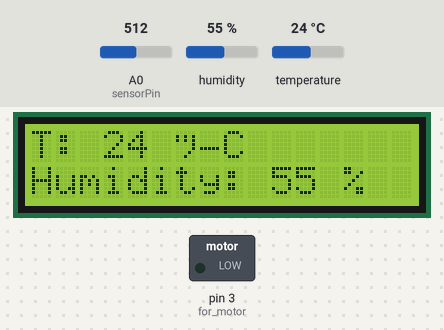
Simulated run of this sketch. Board: Arduino Uno, built with avr-gcc and run on an emulated ATmega328P. Parts: 16×2 character LCD, switched loads named in the sketch (green lamp = pin HIGH). The inputs (shaded band) are chosen by the test bench; at power-on: A0 (sensorPin) = 512, humidity 55 %, temperature 24 °C. What the sketch prints to the serial monitor is not drawn.

Above: at 1.3 s.
1.4 s: A0 (sensorPin) set to 481
At 2.6 s:
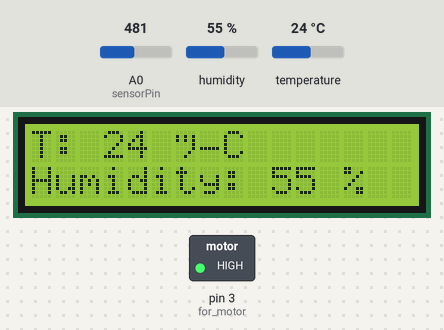
3.7 s: humidity set to 22 %
At 5.4 s:
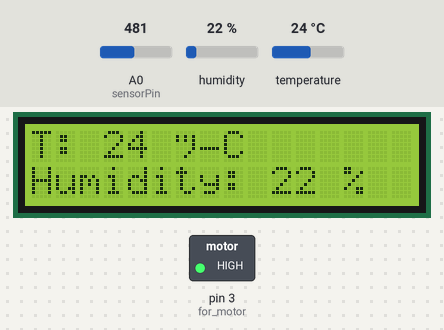
5.7 s: temperature set to 12 °C
At 8.1 s:
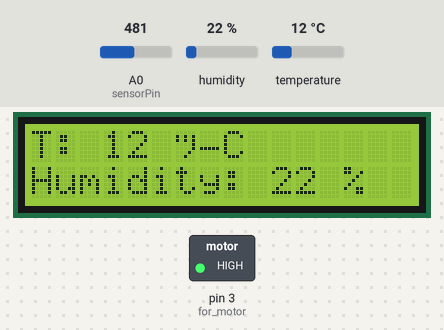
8.8 s: humidity set to 40 %
At 10.7 s:
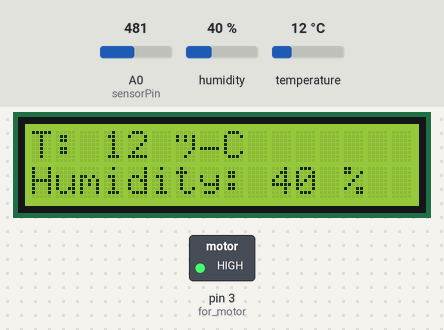
11.9 s: temperature set to 19 °C
At 14.5 s:
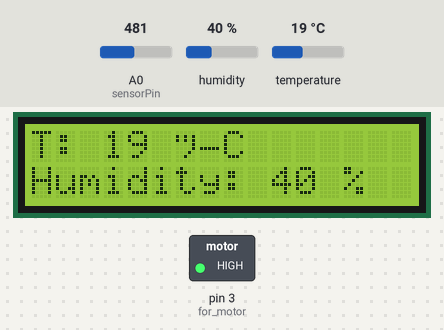
14.9 s: A0 (sensorPin) set to 510
At 18.7 s:
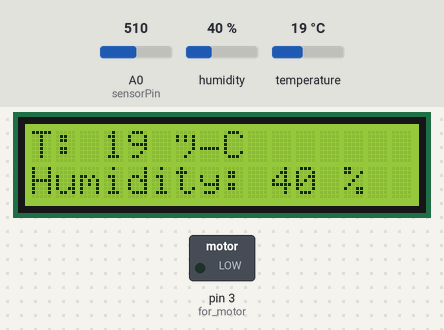
Timing chart, 0 to 20.0 s (numbered marks = the images above; inputs shaded):
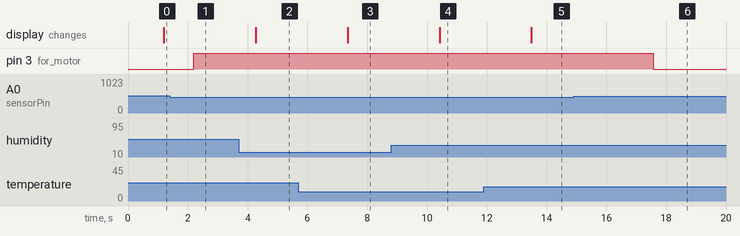

Measured:
- the behaviour switches between 500 and 499 on A0 (sensorPin) (found by bisection; images 0 and 1)
- after the input at 1.4 s, pin 3 (for_motor): LOW → HIGH after 0.80 s
- after the input at 3.7 s, the display: changes after 0.57 s (image 2)
- after the input at 5.7 s, the display: changes after 1.6 s (image 3)
- after the input at 8.8 s, the display: changes after 1.6 s (image 4)
- after the input at 11.9 s, the display: changes after 1.6 s (image 5)
- after the input at 14.9 s, pin 3 (for_motor): HIGH → LOW after 2.7 s

The sketch:

soil-temp.ino
```cpp
#include <DHT11.h>
#include <LiquidCrystal_I2C.h>
LiquidCrystal_I2C lcd(0x27, 16, 2);// connect to A4 & A5
DHT11 dht11(2);// DHT11 connect to digital 2
int sensorPin = A0; // Define the analog pin for the moisture sensor to A0
int moistureValue;
void setup() {
  dht11.init();
  lcd.begin(16, 2);
  lcd.init();
  lcd.backlight();
  Serial.begin(9600);
  pinMode(3,OUTPUT);// for motor (Relay Module) to digital 3
}

void loop() {
  moistureValue = analogRead(sensorPin);
  Serial.println("Moisture Value: ");
  Serial.println(moistureValue);
  if(moistureValue<500)
  {
   digitalWrite(3,HIGH);
  delay(1000);
  }
  else
  {
  digitalWrite(3,LOW ); //high to continue proving signal and water supply
  }
  int temperature = dht11.readTemperature();
  int humidity = dht11.readHumidity();
  lcd.clear();
  lcd.setCursor(0, 0);
  lcd.print("T: ");
  lcd.print(temperature);
  lcd.print(" °C");
  lcd.setCursor(0, 1);
  lcd.print("Humidity: ");
  lcd.print(humidity);
  lcd.print(" %");
  delay(1000);
}
// int pirPin = 2; // Connect the PIR sensor's output pin to digital pin 2
// int ledPin = 13; // Built-in LED on most Arduino boards

// void setup() {
//   pinMode(pirPin, INPUT); // Set the PIR sensor pin as an input
//   pinMode(ledPin, OUTPUT); // Set the LED pin as an output
//   Serial.begin(9600); // Initialize serial communication for debugging
// }

// void loop() {
//   int pirState = digitalRead(pirPin); // Read the PIR sensor's output
//   if (pirState == HIGH) {
//     // Motion detected
//     digitalWrite(ledPin, HIGH); // Turn on the LED
//     Serial.println("Motion detected!");
//     delay(1000); // Delay for 1 second
//   } else {
//     // No motion
//     digitalWrite(ledPin, LOW); // Turn off the LED
//   }
// }
```
